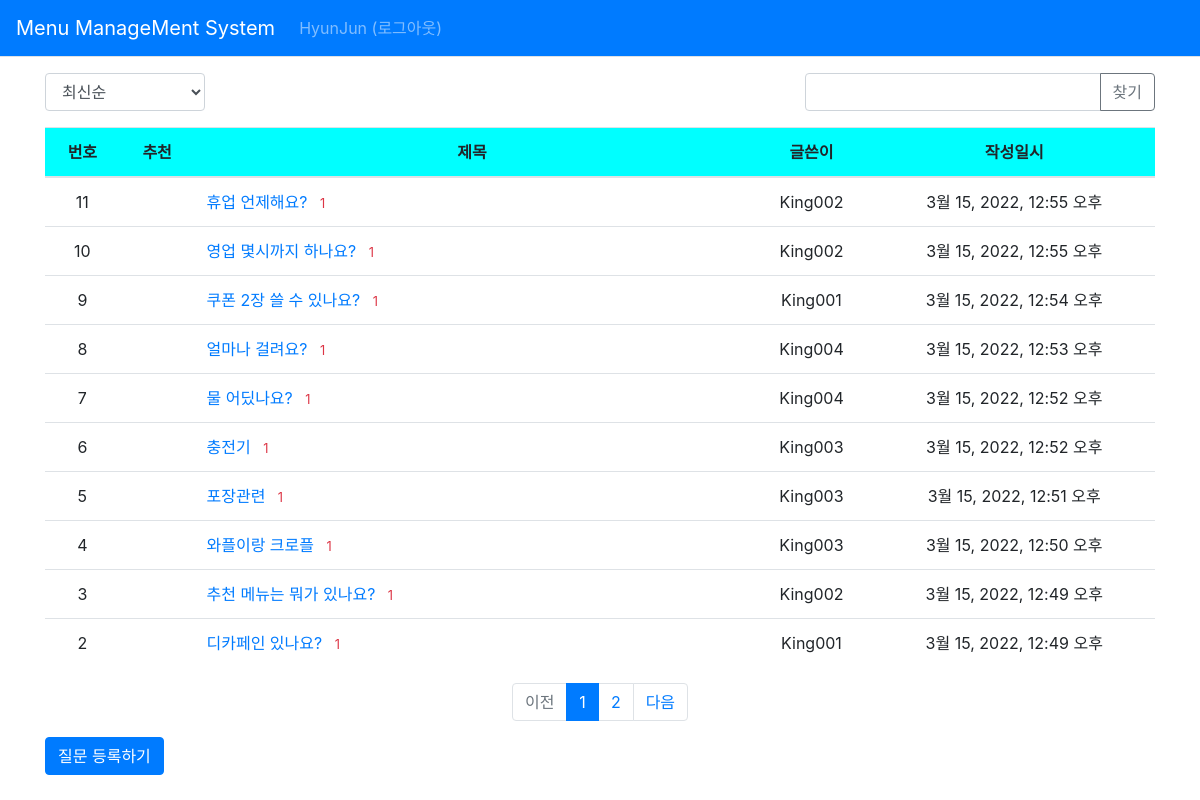
Page /pybo/ (signed in) on the committed database.
### pybo/models.py (models this page shows, shortened)
class Question(models.Model) :
    author = models.ForeignKey(User, on_delete=models.CASCADE,
                               related_name='author_question')
    subject = models.CharField(max_length=200)
    content = models.TextField()
    create_date = models.DateTimeField()
    modify_date = models.DateTimeField(null=True, blank=True)
    voter = models.ManyToManyField(User, related_name='voter_question') #voter 추가

### pybo/views/base_views.py (the view, shortened to what this page needs)
# urls.py: path('', base_views.index, name='index'), # / 페이지에 해당하는 path
def index(request):
    logger.info("INFO 레벨로 출력")
    page = request.GET.get('page', '1') #페이지
    kw = request.GET.get('kw', '') #검색어
    so = request.GET.get('so', 'recent') #정렬 기준
    if so == 'recommend' :
        question_list = Question.objects.annotate(
            num_voter=Count('voter')).order_by('-num_voter', '-create_date')
    elif so == 'popular' :
        question_list = Question.objects.annotate(
            num_answer=Count('answer')).order_by('-num_answer', '-create_date')
    else : #recent
        question_list = Question.objects.order_by('-create_date')
    paginator = Paginator(question_list, 10) #페이지당 10개씩 보여주기
    page_obj = paginator.get_page(page)
    context = {'question_list': page_obj, 'page': page, 'kw': kw} #page와 kw 추가.
    return render(request, 'pybo/question_list.html', context)

### pybo/templatetags/pybo_filter.py (called while the page is built)
@register.filter
def sub(value, arg):
    return value - arg

### templates/pybo/question_list.html (shortened to what this page needs)
{% extends 'base.html' %}
{% load pybo_filter %}
{% block content %}
<div class="container my-3">
    <div class="row justify-content-between my-3">
        <div class="col-2">
            <select class="form-control so">
                <option value="recent" {% if so == 'recent' %}selected{% endif %}>
                    최신순
                </option>
            </select>
        </div>
        <div class="col-4 input-group">
            <input type="text" class="form-control kw"
                   value="{{ kw|default_if_none:'' }}">
            <div class="input-group-append">
                <botton class="btn btn-outline-secondary"
                        type="button" id="btn_search">찾기</botton>
            </div>
        </div>
    </div>
    <table class="table">
        <thead>
        <tr class="text-center" bgcolor="cyan">
            <th>번호</th>
            <th>추천</th>
            <th style="width:50%">제목</th>
            <th>글쓴이</th>
            <th>작성일시</th>
        </tr>
        </thead>
        <tbody>
        {% if question_list %}
        {% for question in question_list %}
        <tr class="text-center">
            <td>{{question_list.paginator.count|sub:question_list.start_index|sub:forloop.counter0|add:1}}</td>
            <td>
            </td>
            <td class="text-left">
                <a href="{% url 'pybo:detail' question.id %}">
                    {{question.subject}}</a>
                    {% if question.answer_set.count > 0 %}
                    <span class="text-danger small ml-2">
                        {{question.answer_set.count}}
                    </span>
                    {% endif %}
            </td>
            <td>{{question.author.username}}</td>
            <td>{{question.create_date}}</td>
        </tr>
        {% endfor %}
        {% else %}
        <tr>
            <td colspan="3">질문이 없습니다.</td>
        </tr>
        {% endif %}
        </tbody>
    </table>
    <ul class="pagination justify-content-center">
        {% if question_list.has_previous %}
        <li class="page-item">
            <a class="page-link"
                data-page="{{ question_list.previous_page_number }}" href="#">이전</a>
        </li>
        {% else %}
        <li class="page-item disabled">
            <a class="page-link" tabindex="-1" aria-disabled="true" href="#">
                이전
            </a>
        </li>
        {% endif %}
        {% for page_number in question_list.paginator.page_range %}
        {% if page_number >= question_list.number|add:-5 and page_number <= question_list.number|add:5 %}
            {% if page_number == question_list.number %}
            <li class="page-item active" aria-current="page">
                <a class="page-link" data-page="{{ page_number }}" href="#">
                    {{page_number}}
                </a>
            </li>
            {%else %}
            <li class="page-item">
                <a class="page-link" data-page="{{ page_number }}" href="#">
                    {{page_number}}
                </a>
            </li>
            {% endif %}
        {% endif %}
        {% endfor %}
        {% if question_list.has_next %}
        <li class="page-item">
            <a class="page-link"
               data-page="{{ question_list.next_page_number }}" href="#">다음</a>
        </li>
        {% else %}
        <li class="page-item disabled">
            <a class="page-link" tabindex="-1" aria-disabled="true" href="#">
                다음
            </a>
        </li>
        {% endif %}
    </ul>
    <a href="{% url 'pybo:question_create' %}" class ="btn btn-primary">
        질문 등록하기
    </a>
</div>
{% endblock %}

### templates/navbar.html (shortened to what this page needs)
<nav class="navbar navbar-expand-lg navbar-dark bg-primary border-bottom">
    <a class="navbar-brand" href="{% url 'pybo:index' %}">Menu ManageMent System</a>
    <div class="collapse navbar-collapse flex-grow-0" id="navbarNav">
        <ul class="navbar-nav">
            <li class="navbar-nav">
                {% if user.is_authenticated %}
                <a class = "nav-link" href="{% url 'common:logout' %}">
                    {{user.username}} (로그아웃)
                </a>
                {% else %}
                <a class="nav-link" href="{% url 'common:login' %}">로그인</a>
                {% endif %}
            </li>
        </ul>
    </div>
</nav>

### rows in the picture
Question: paginator.count|sub "11", subject "휴업 언제해요?", answer_set.count "1", author.username "King002", create_date "3월 15, 2022, 12:55 오후"
Question: paginator.count|sub "10", subject "영업 몇시까지 하나요?", answer_set.count "1", author.username "King002", create_date "3월 15, 2022, 12:55 오후"
Question: paginator.count|sub "9", subject "쿠폰 2장 쓸 수 있나요?", answer_set.count "1", author.username "King001", create_date "3월 15, 2022, 12:54 오후"
Question: paginator.count|sub "8", subject "얼마나 걸려요?", answer_set.count "1", author.username "King004", create_date "3월 15, 2022, 12:53 오후"
Question: paginator.count|sub "7", subject "물 어딨나요?", answer_set.count "1", author.username "King004", create_date "3월 15, 2022, 12:52 오후"
Question: paginator.count|sub "6", subject "충전기", answer_set.count "1", author.username "King003", create_date "3월 15, 2022, 12:52 오후"
Question: paginator.count|sub "5", subject "포장관련", answer_set.count "1", author.username "King003", create_date "3월 15, 2022, 12:51 오후"
Question: paginator.count|sub "4", subject "와플이랑 크로플", answer_set.count "1", author.username "King003", create_date "3월 15, 2022, 12:50 오후"
Question: paginator.count|sub "3", subject "추천 메뉴는 뭐가 있나요?", answer_set.count "1", author.username "King002", create_date "3월 15, 2022, 12:49 오후"
Question: paginator.count|sub "2", subject "디카페인 있나요?", answer_set.count "1", author.username "King001", create_date "3월 15, 2022, 12:49 오후"

### other values in the picture
{{ user.username }} "HyunJun"
{{ page_number }} "1"
{{ page_number }} "2"
